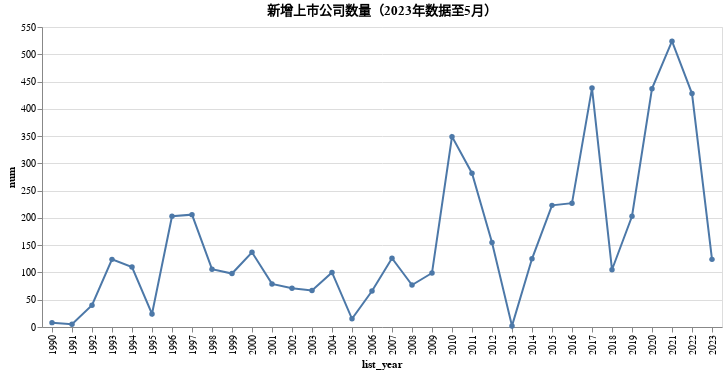

The notebook cell saved with this chart:
### Code cell
data = df.groupby('list_year')['symbol'].count().to_frame(name='num').reset_index()
alt.Chart(data).mark_line(point=True).encode(
    alt.X('list_year', type='ordinal'),
    alt.Y('num', type='quantitative'),
    tooltip=['list_year', 'num']
).properties(
    width='container',
    title='新增上市公司数量（2023年数据至5月）'
)

### Figure 1 — Vega-Lite specification as saved in the notebook (floating-point values rounded to 4 significant figures)
{"config": {"view": {"continuousWidth": 300, "continuousHeight": 300}}, "data": {"name": "data-72e051b56ee1935cac95130327aac6cb"}, "mark": {"type": "line", "point": true}, "encoding": {"tooltip": [{"field": "list_year", "type": "nominal"}, {"field": "num", "type": "quantitative"}], "x": {"field": "list_year", "type": "ordinal"}, "y": {"field": "num", "type": "quantitative"}}, "title": "新增上市公司数量（2023年数据至5月）", "width": "container", "$schema": "https://vega.github.io/schema/vega-lite/v5.8.0.json", "datasets": {"data-72e051b56ee1935cac95130327aac6cb": [{"list_year": "1990", "num": 8}, {"list_year": "1991", "num": 5}, {"list_year": "1992", "num": 40}, {"list_year": "1993", "num": 124}, {"list_year": "1994", "num": 110}, {"list_year": "1995", "num": 24}, {"list_year": "1996", "num": 203}, {"list_year": "1997", "num": 206}, {"list_year": "1998", "num": 106}, {"list_year": "1999", "num": 98}, {"list_year": "2000", "num": 137}, {"list_year": "2001", "num": 79}, {"list_year": "2002", "num": 71}, {"list_year": "2003", "num": 67}, {"list_year": "2004", "num": 100}, {"list_year": "2005", "num": 15}, {"list_year": "2006", "num": 66}, {"list_year": "2007", "num": 126}, {"list_year": "2008", "num": 77}, {"list_year": "2009", "num": 99}, {"list_year": "2010", "num": 349}, {"list_year": "2011", "num": 282}, {"list_year": "2012", "num": 155}, {"list_year": "2013", "num": 2}, {"list_year": "2014", "num": 125}, {"list_year": "2015", "num": 223}, {"list_year": "2016", "num": 227}, {"list_year": "2017", "num": 438}, {"list_year": "2018", "num": 105}, {"list_year": "2019", "num": 203}, {"list_year": "2020", "num": 437}, {"list_year": "2021", "num": 524}, {"list_year": "2022", "num": 428}, {"list_year": "2023", "num": 124}]}}
